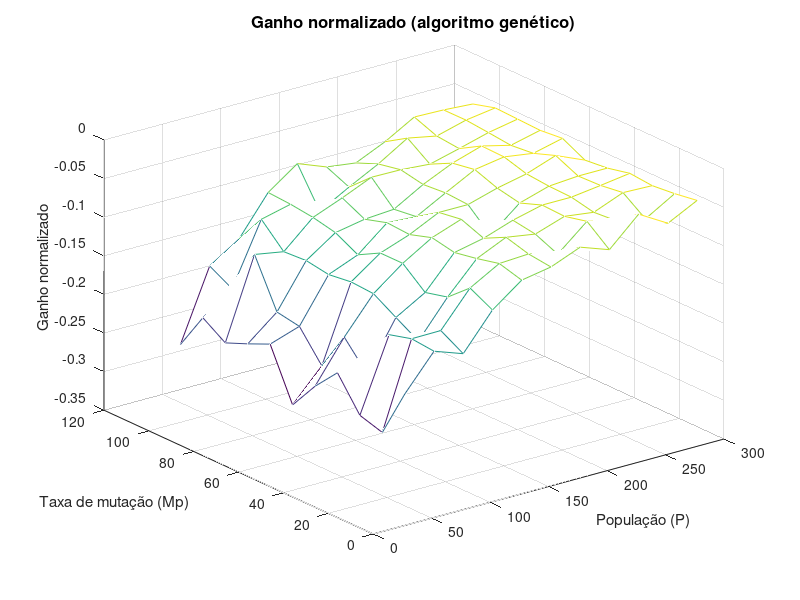

This chart was generated by the following MATLAB code:
function parametros_genetico()
    data = load('parametros_genetico.csv');
    n = 11;

    # Transforma a matriz 121x1 em 11x11
    x = reshape(data(:, 1), n, n);
    y = reshape(data(:, 2), n, n) * 100;
    z = reshape(data(:, 3), n, n);

    max(data(:, 3))

    mesh(x, y, z);
    title("Ganho normalizado (algoritmo genético)", 'FontSize', 12);
    xlabel("População (P)");
    ylabel("Taxa de mutação (Mp)");
    zlabel("Ganho normalizado");
    pause();
endfunction